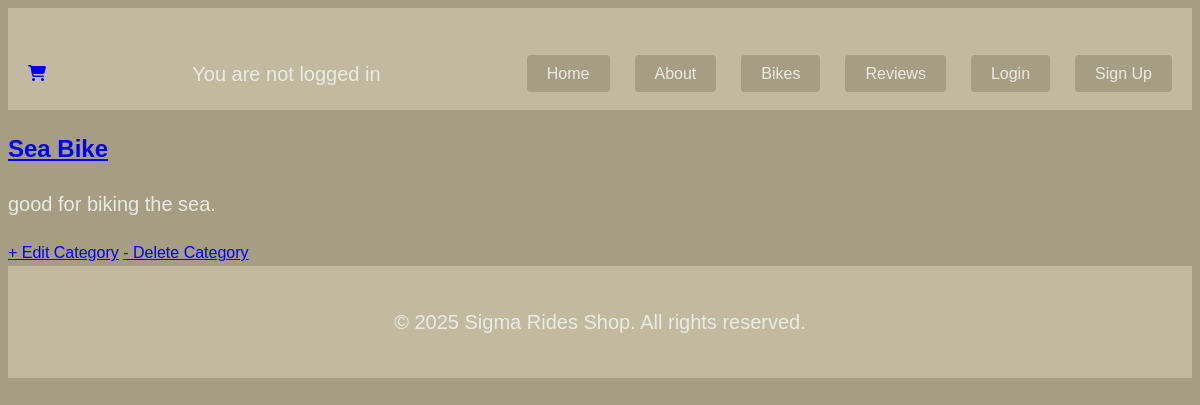
/category/1, run on an earlier commit of the app's database.
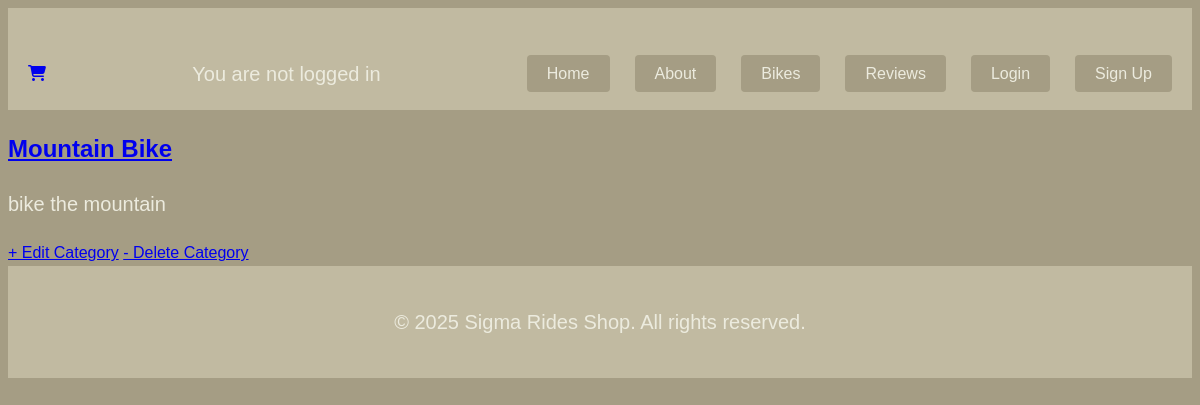
And on a later commit of the database.
### app/models.py (models this page shows, shortened)
class Category(models.Model):
    name = models.CharField(max_length=50, unique=True)
    description = models.TextField(blank=True)
    class Meta:
        verbose_name = "Category"
        verbose_name_plural = "Categories"

### app/views.py (the view)
# urls.py: path('category/<int:pk>', CategoryDetailView.as_view(), name='category_detail'),
class CategoryDetailView(DetailView):
    model = Category
    context_object_name = 'category'
    template_name = 'app/category/category_detail.html'

### app/templates/app/category/category_detail.html
{% extends 'app/base.html' %}
{% load static %}
{% block content %}
        <div>
            <h2><a href="{% url 'category_list' %}">{{ category.name }}</a></h2>
            <p>{{category.description}}</p>
        </div>
        <a href="{% url 'category_update' category.pk %}">+ Edit Category</a>
        <a href="{% url 'category_delete' category.pk %}">- Delete Category</a>
{%  endblock content %}

What changed in the data, as far as the page shows it:
changed Category: name "Sea Bike" → "Mountain Bike"; description "good for biking the sea." → "bike the mountain"
